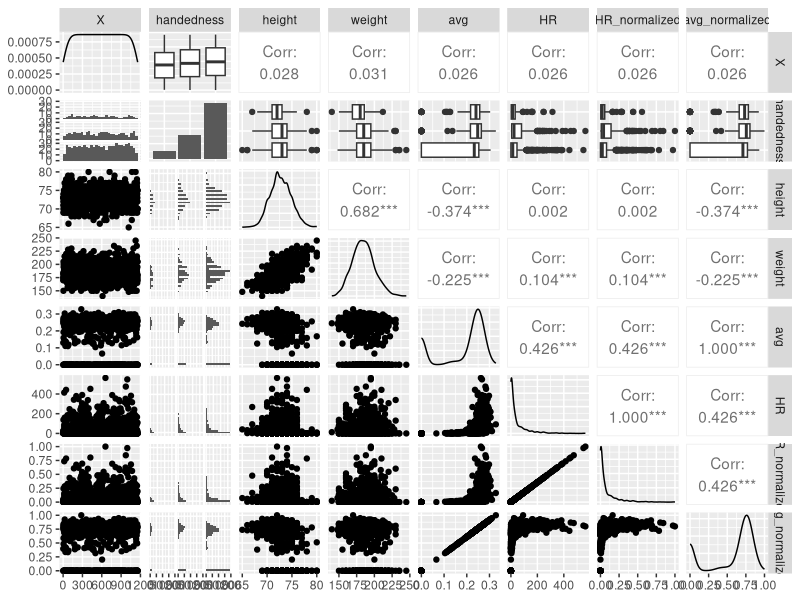

This chart was generated by the following R code:
## ---- chunk 1
library(ggplot2)
library(dplyr)
library(tidyr)
library(gridExtra)
library(GGally)
## ---- chunk 2
df <- read.csv('data/baseball_data.csv')
## ---- chunk 3
ggpairs(df[, -which(names(df) %in% c('name'))])
